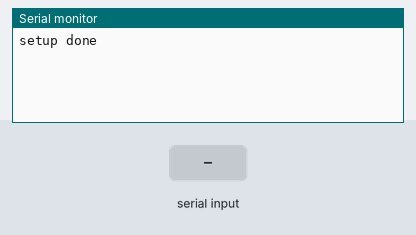
Recording of a sketch running on a simulated Arduino Uno, built with avr-gcc and run on an emulated ATmega328P. On the bench: the last lines printed to the serial monitor. Inputs (shaded band) come from the test bench.

Above: at 1.2 s.
1.3 s: "1" received over the second serial link
At 2.4 s:
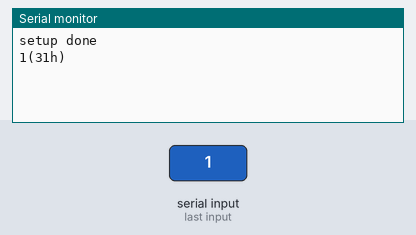
2.8 s: "0" received over the second serial link
At 3.6 s:
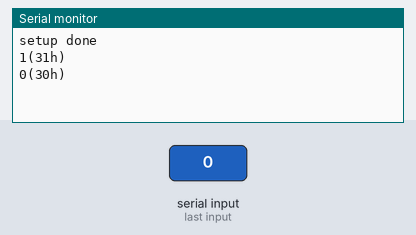
4.3 s: "2" received over the second serial link
At 4.7 s:
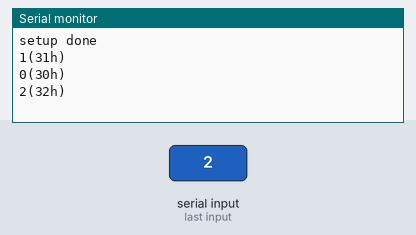

Measured:
- after the input at 1.3 s, the serial monitor: prints a new line at once (image 1)
- after the input at 2.8 s, the serial monitor: prints a new line at once (image 2)
- after the input at 4.3 s, the serial monitor: prints a new line at once (image 3)

The sketch:

ReadCardID.ino
```cpp
#include <SoftwareSerial.h>

SoftwareSerial RDM630Uart(11, 10); /* RX (connect to TX in RDM630)
                    TX (connect to RX in RDM630) */
void setup() {
    Serial.begin(9600);
    while (!Serial) {
        ; // wait for serial port to connect. Needed for native USB port only
    }

    RDM630Uart.begin(9600);
    Serial.println("setup done");
}

void loop() {
    if (RDM630Uart.available()) {
        char c = RDM630Uart.read();
        if (c == '\x2') {
            Serial.println("\n========================");
        }
        Serial.print(c);
        Serial.print('(');
        Serial.print(c, HEX);
        Serial.println("h)");
        if (c == '\x3') {
            Serial.println("------------------------");
        }
    }
}
```
